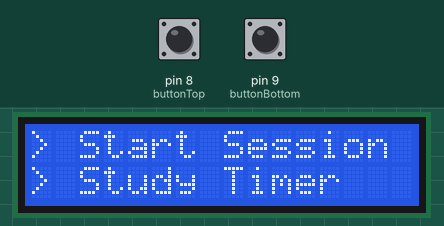
The sketch below on a simulated Arduino Uno, built with avr-gcc and run on an emulated ATmega328P. On the bench: 16×2 character LCD. The inputs (shaded band) are chosen by the test bench; at power-on: pin 8 (buttonTop) LOW, pin 9 (buttonBottom) LOW.

Above: at 1.2 s.
1.3 s: pin 8 (buttonTop) pulled HIGH for 0.15 s
At 2.5 s:
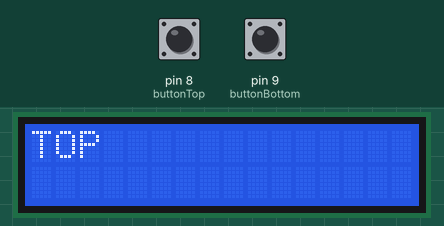
2.9 s: pin 9 (buttonBottom) pulled HIGH for 0.15 s
At 3.8 s:
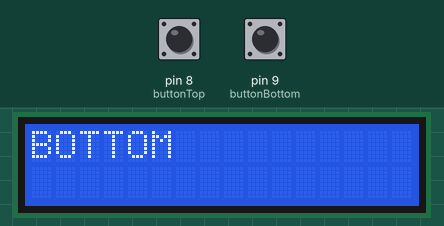
4.5 s: pin 8 (buttonTop) pulled HIGH for 1 s
At 4.9 s:
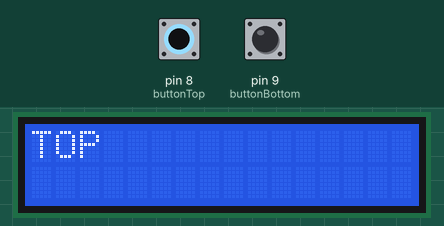
7.0 s: pin 9 (buttonBottom) pulled HIGH for 1 s
At 8.1 s:
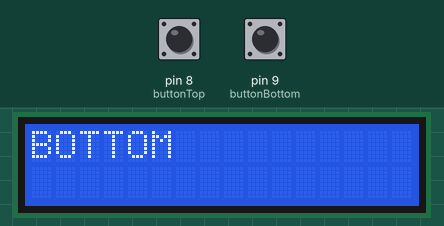
9.5 s: pin 8 (buttonTop) driven HIGH and pin 9 (buttonBottom) driven HIGH
12.5 s: pin 8 (buttonTop) driven LOW
Timing chart, 0 to 15.5 s (numbered marks = the images above; inputs shaded):
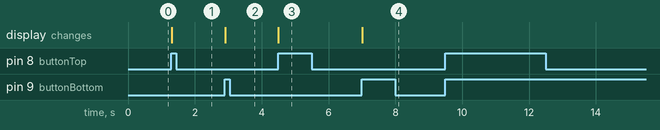

Measured:
- after the input at 1.3 s, the display: changes at once (image 1)
- after the input at 2.9 s, the display: changes at once (image 2)
- after the input at 4.5 s, the display: changes at once (image 3)
- after the input at 7.0 s, the display: changes at once (image 4)
- after the input at 9.5 s, every drawn part: stays the same
- after the input at 12.5 s, every drawn part: stays the same

The sketch:

studyTimerV2.ino
```cpp
#include <LiquidCrystal.h>
#include <Arduino.h>

// LCD Pins
const int rs = 2;
const int e = 3;
const int d4 = 4;
const int d5 = 5;
const int d6 = 6;
const int d7 = 7;

// Button Pins
const int buttonTop = 8;
const int buttonBottom = 9;

LiquidCrystal lcd(rs, e, d4, d5, d6, d7);

// Forward declaration of Button class
class Button {
public:
    bool isBottomButtonPressed();
    bool isTopButtonPressed();
};

// Declaration of bottomButton and topButton objects
Button bottomButton;
Button topButton;

void setup() {
  Menu();
  pinMode(buttonTop, INPUT);
  pinMode(buttonBottom, INPUT);
}

void loop() {
  if (bottomButton.isTopButtonPressed()) {
    lcd.clear();
    lcd.print("TOP");
  }

  if (bottomButton.isBottomButtonPressed()) {
    lcd.clear();
    lcd.print("BOTTOM");
  }
}

void Menu() {
  lcd.begin(16,2);
  lcd.print("> Start Session");
  lcd.setCursor(0, 1);
  lcd.print("> Study Timer");
}


// Definition of Button class methods
bool Button::isBottomButtonPressed() {
  return digitalRead(buttonBottom) == HIGH;
}

bool Button::isTopButtonPressed() {
  return digitalRead(buttonTop) == HIGH;
}
```
